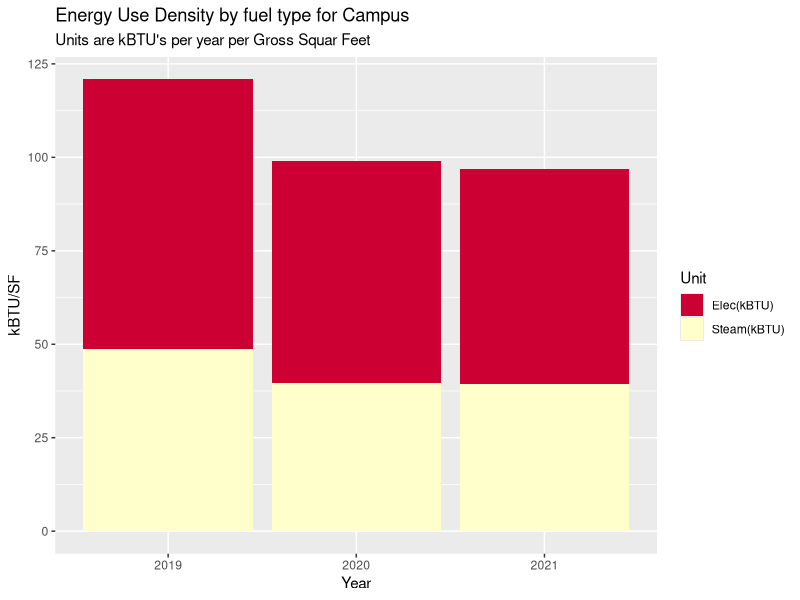
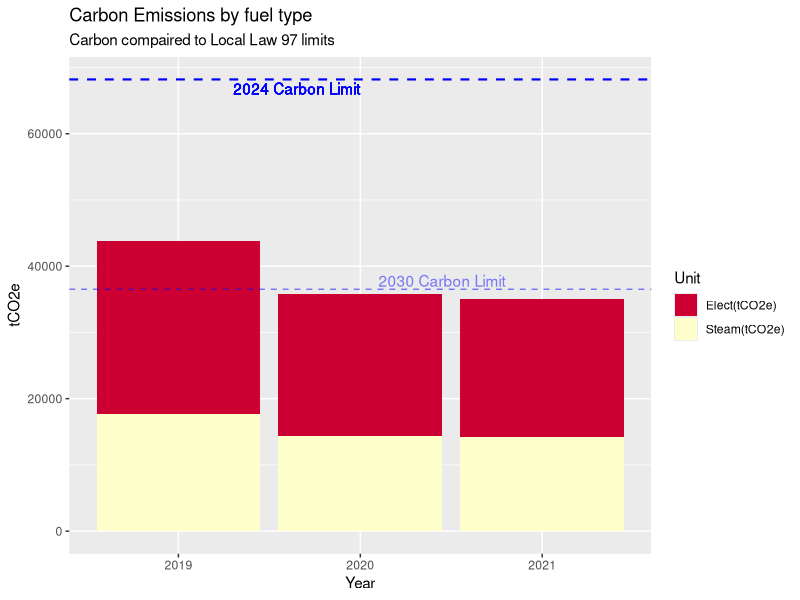
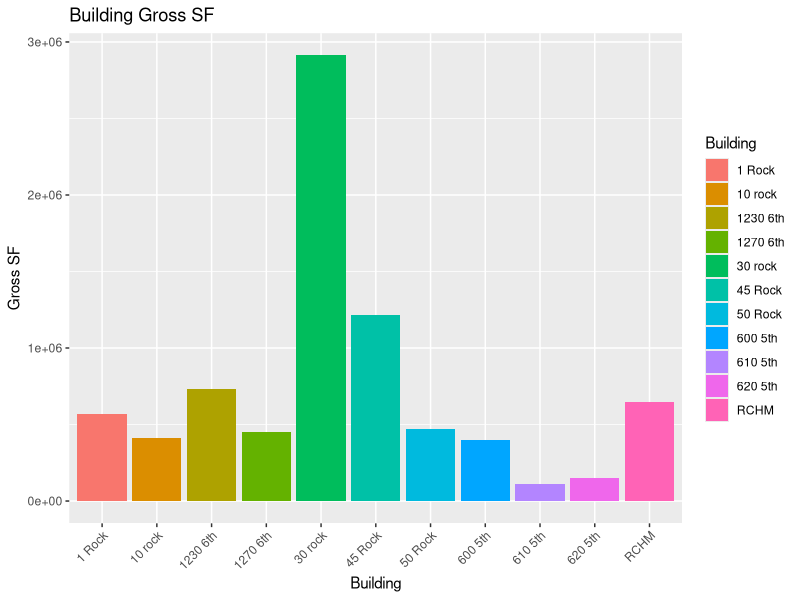
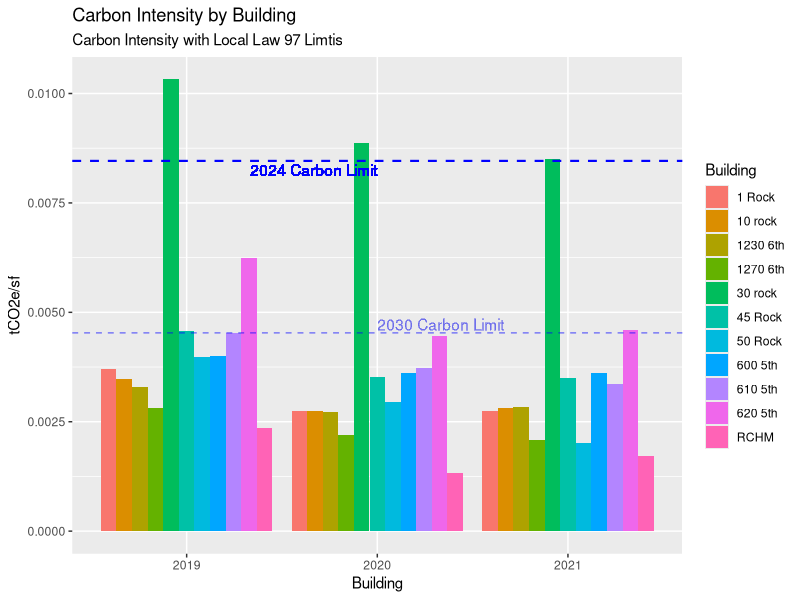

Write the R code that produced these figures, in order. (Note: this script raises an error after producing the figures.)
## ---- chunk 1

# Load packages 
my_packages <- c("tidyverse", "vroom" , "janitor" , "glue" , "tsibble" , "tidytext","lubridate", "fable", "tsibbledata", "ggplot2", "forecast", "tseries", "rio", "zoo", "readxl", "tsibbledata", "knitr", "formattable", "scales", "kable", "kableExtra")   

invisible( lapply(my_packages, require, character.only = TRUE))

#Set up environment 
place <- "Home"  #Where are we working today. 
# place <- "work"

if (place == "Home"){setwd("C:/Users/paulr/Documents/R/RockCenterEnergyAnalysis")} else {setwd("C:/Users/prode/Documents/R/RockCenterEnergyAnalysis")}

if (!file.exists("data")) { dir.create("data")}

rm(place, my_packages ) #Clean up

options(dplyr.summarise.inform = FALSE)  # Suppress textin Knit printout. 



# Read in data

'ElecCF24' <- 0.000288962  #2024 Carbon Value
'SteamCF24' <- 0.00004493 #2024 Carbon Value
'ElecCF30' <- 0.000288962 * 0.7  #2030 Carbon Value
'SteamCF30' <- 0.00004493 * 0.7 #2024 Carbon Value
'IntensityLimit24' <- 0.00846 #2024 Limit
'IntensityLimit30' <- 0.00453 #2030 Limit

SteamData <- read_excel("data/Energy_Data_for_Net_Zero_Study.xlsx", sheet = "Sheet1", range = "B2:G11" , col_names = TRUE, na = "NA", col_types = NULL ) %>%  select(-5,-6)

ElectricData <- read_excel("data/Energy_Data_for_Net_Zero_Study.xlsx", sheet = "Sheet1", range = "B13:G23" , col_names = TRUE, na = "NA", col_types = NULL ) %>% select(-5,-6)



################################
# New Rules Source Excel Sheet #
RCEnergy_2 <- read_excel("data/LL97 Fines Rock Center - new rules.xlsx", sheet = "LL97 Fines", range = "A3:J14", col_names = TRUE, na = "NA", col_types = NULL)

Utilitydata_2 <- select(RCEnergy_2, "Building", "2019 kwh", "2020 kwh", "2021 kwh", "2019 mlbs", "2020 mlbs", "2021 mlbs", sqft)
colnames(Utilitydata_2) <- c("Building", "2019 kwh", "2020 kwh", "2021 kwh", "2019 mlbs", "2020 mlbs", "2021 mlbs", "Gross Floor Area")


################################

ElectricData %>% filter(Building == '1 Rock' | Building == '600 5th') %>% 
  select( -Building) %>% 
  summarise_each(funs(sum)) %>% 
  mutate(Building = "1 Rock and 600 5th") %>% 
  select(4,1,2,3) %>% rbind(ElectricData) %>% 
  filter(Building != '1 Rock' & Building != '600 5th') -> ElectricData

BuildingGSF <- read_excel("data/Energy_Data_for_Net_Zero_Study.xlsx", sheet = "Sheet1", range = "B28:C39" , col_names = TRUE, na = "NA", col_types = NULL ) %>% 
  filter(Building != '1 Rock' & Building != '600 5th')

UtilityData <- left_join(ElectricData, SteamData, by="Building") %>% left_join(BuildingGSF, by="Building")
UtilityData[is.na(UtilityData)] <- 0


# Adding NBC Electric
  All_Data <- read_excel("data/LL97 Fines Rock Center.xlsx", sheet = "NBC Energy", range = "B1:D64" , col_names = TRUE, na = "Not Available", col_types = c("guess", "guess", "numeric") ) %>% mutate(across(contains('Date'), ymd)) %>% select("Start Date", "kwh")
colnames(All_Data) <- c("Date",  "kwh")
All_Data %>% 
  group_by(year(Date)) %>% 
  summarise("Elect" = sum(kwh)) -> All_Data
colnames(All_Data) <- c("Date", "Elect")
All_Data %>% 
  filter(Date == 2019 | Date == 2020 | Date == 2021 ) -> All_Data
UtilityData[4,2] <- UtilityData[4,2] + All_Data[1,2]
UtilityData[4,3] <- UtilityData[4,3] + All_Data[2,2]
UtilityData[4,4] <- UtilityData[4,4] + All_Data[3,2]

################################
# Add Utility Data back in here
################################
UtilityData <- Utilitydata_2



#Campus EUI for each year 
UtilityData1 <- UtilityData 
apply(UtilityData1[2:4], 2, function(row) row * 3.4121 ) -> UtilityData1[2:4]
apply(UtilityData1[5:7], 2, function(row) row * 1194) -> UtilityData1[5:7]
UtilityData1 %>% select(`2019 kwh`, `2020 kwh`, `2021 kwh`, `2019 mlbs`, `2020 mlbs`, `2021 mlbs`, `Gross Floor Area`) %>%
summarise_each(funs(sum)) -> UtilityData1
    TotalFlArea <- UtilityData1$`Gross Floor Area`
    UtilityData1 %>% 
      select(-`Gross Floor Area`) %>% 
  gather(key = "Item", value = "Value") -> UtilityData1
  cbind(UtilityData1, str_split_fixed(UtilityData1$Item, " ", n=2)) %>% 
  select(-"Item") -> UtilityData1 
  colnames(UtilityData1)  <-  c("Value", "Year", "Unit") 
  apply(UtilityData1[3], 1, function(x) {ifelse(x == "kwh", "Elec(kBTU)", "Steam(kBTU)")}) -> UtilityData1[3]
  

  # Make an EUI plot with kBTU vales for both  electric and steam  
UtilityData2 <- UtilityData1
apply(UtilityData2[1], 1, function(row) row / TotalFlArea ) -> UtilityData2[1]
UtilityData2 %>% 
  ggplot(aes(x = Year, y = Value, fill = Unit)) +
  geom_bar(stat = "identity", position = "stack") +
  labs( title = "Energy Use Density by fuel type for Campus",
        subtitle = "Units are kBTU's per year per Gross Squar Feet") +
  xlab("Year") +
  ylab("kBTU/SF") +
  scale_fill_manual(values = c("#CC0033", "#FFFFCC"))


 ### Delta's ###
  UtilityData2 %>%
    group_by(Year) %>% 
    summarise("AnnuValues" = sum(Value)) %>% 
    mutate("BaseYear" = max(AnnuValues)) %>% 
    mutate("Delta" = AnnuValues/BaseYear) -> CampusDelta
  CampusDelta[4] <- sapply(CampusDelta[4], function(x) percent(x, accuracy=1))
## ---- chunk 2

#Make a Carbon table in the dataframe UtilityData1
UtilityData3 <- UtilityData1
  apply(UtilityData3[3], 1, function(x) {ifelse(x == "Elec(kBTU)", "Elect(tCO2e)", "Steam(tCO2e)")}) -> UtilityData3[3]
  
  
  UtilityData3 %>% 
  mutate(Carbon = ifelse(Unit == "Elec(kBTU)", Value * ElecCF24 / 3.4121, Value * SteamCF24)) %>% ggplot(aes(x = Year, y = Carbon, fill = Unit)) +
  geom_bar(stat = "identity", position = "stack") +
  labs( title = "Carbon Emissions by fuel type",
        subtitle = "Carbon compaired to Local Law 97 limits") +
  labs(x = "Year", y = "tCO2e") +
  #guides(fill = FALSE) +
  geom_hline(aes(yintercept = TotalFlArea * IntensityLimit24), color = "blue", linetype = "dashed", size = 0.75) +
  geom_text(aes(x = 2, y = TotalFlArea * IntensityLimit24, label = "2024 Carbon Limit"), hjust = 1, vjust = 1.25 , color = "blue") +
  geom_hline(aes(yintercept = TotalFlArea * IntensityLimit30), linetype = "dashed", color = "blue", size = 0.5, alpha = 0.5) +
  geom_text(aes(x = 2.1, y = TotalFlArea * IntensityLimit30, label = "2030 Carbon Limit", alpha = 0.1), hjust = 0, vjust = -.2 , color = "blue", alpha = 0.1) +
  scale_fill_manual(values = c("#CC0033", "#FFFFCC"))
  
## ---- chunk 3

#Plot Carbon Intensities versus LL97 Limits 
UtilityData1 <- UtilityData 
#apply(UtilityData1[2:4], 2, function(row) row * 3.4121 ) -> UtilityData1[2:4]
apply(UtilityData1[5:7], 2, function(row) row * 1194) -> UtilityData1[5:7]
UtilityData1[2:7]/UtilityData1$`Gross Floor Area` -> UtilityData1[2:7]
colnames(UtilityData1) <- c("Building", "2019 kwh", "2020 kwh", "2021 kwh", "2019 kBTUs", "2020 kBTUs", "2021 kBTUs", "Gross Floor Area")

UtilityData1 %>% select("Building", "2019 kwh", "2020 kwh", "2021 kwh", "2019 kBTUs", "2020 kBTUs", "2021 kBTUs") -> UtilityData1

UtilityData1 %>% 
  gather(key = "Item", value = "Value", -"Building") -> UtilityData1
  cbind(UtilityData1, str_split_fixed(UtilityData1$Item, " ", n=2)) %>% 
  select(-"Item") -> UtilityData1 
  colnames(UtilityData1)  <-  c("Building", "Value", "Year", "Unit") 
  UtilityData1 %>% 
    mutate("Carbon/SF" = ifelse(Unit == "kwh", Value * ElecCF24, Value * SteamCF24)) %>% 
    select(Building, Year, Unit, `Carbon/SF`) %>% 
    mutate("Carbon" = "tCO2e") -> UtilityData1
  
  UtilityData %>%   
ggplot(aes(x = Building, y = `Gross Floor Area`, fill = Building)) +
  geom_bar(stat = "identity", position = "dodge") +
  labs( title = "Building Gross SF") +
  labs(x = "Building", y = "Gross SF") +
  theme(axis.text.x = element_text (angle = 45, vjust = 1, hjust=1)) 


UtilityData1 %>%   
ggplot(aes(x = Year, y = `Carbon/SF`, fill = Building, group = Building)) +
  geom_bar(stat = "identity", position = "dodge") +
  labs( title = "Carbon Intensity by Building",
        subtitle = "Carbon Intensity with Local Law 97 Limtis") +
  labs(x = "Building", y = "tCO2e/sf") +
  geom_hline(aes(yintercept = IntensityLimit24), color = "blue", linetype = "dashed", size = 0.75) +
  geom_text(aes(x = 2, y = IntensityLimit24, label = "2024 Carbon Limit"), hjust = 1, vjust = 1.25 , color = "blue") +
  geom_hline(aes(yintercept = IntensityLimit30), linetype = "dashed", color = "blue", size = 0.5, alpha = 0.5) +
  geom_text(aes(x = 2, y = IntensityLimit30, label = "2030 Carbon Limit"), hjust = 0, vjust = -.2 , color = "blue", alpha = 0.01) 
  

CarbonLimits <- data.frame(Year = 2019:2021, IntensityLimit24 = 0.00846, IntensityLimit30 = 0.00453)
CarbonLimits$Year <- as.character(CarbonLimits$Year)
## ---- chunk 4


###### Making table for penalties ######
UtilityData1 %>% 
  left_join(BuildingGSF) %>% 
  left_join(CarbonLimits) %>% 
  mutate('tCO2e' = IntensityLimit24 - `Carbon/SF`) -> UtilityDataT

UtilityDataT %>% 
  mutate("Penality" = ifelse(tCO2e > 0, 0, (268 * tCO2e * UtilityDataT$`Gross Floor Area`))) -> UtilityDataT

UtilityDataT %>% 
  filter(Year == 2019) %>% 
  select(-Year, -Unit, -Carbon, -IntensityLimit30, -IntensityLimit24) %>% 
  group_by(Building) %>% 
  summarise( "CarbonPSF" = sum(`Carbon/SF`), "tCO2e" = sum(`tCO2e`), "Penalty" = sum(Penality))  -> UtilityDataT2


# Tabe 
UtilityDataT2 %>% 
  adorn_totals(where = "row", fill = "-", na.rm = TRUE, name = "Total") %>% 
kable( format = "html", col.names = c("Building", "Carbon/GSF", "Total Carbon", "Net Penanity"), align = "lllc", caption = "<center><strong><strong>Penality Tabulation</strong></strong></center>", digits = getOption("digits"), booktabs = T ) %>% 
kable_styling(bootstrap_options = "striped",full_width = F)



## ---- chunk 5

#1 Electric kWh
ElectricData %>% select(Building, `2019 kwh`, `2020 kwh`, `2021 kwh`) %>% 
  gather(key = "Item", value = "Value", -Building) %>%
  ggplot(aes(x = Building, y = Value, fill = Item, group = Item)) +
  labs( title = "Annual Electric by Building",
        subtitle = "2019 and Covid years", x = "Building", y = "kWh") +
  theme(axis.text.x = element_text (angle = 45, vjust = 1, hjust=1)) +
  geom_bar(stat = "identity", position = "dodge")
## ---- chunk 6
#2 Electric kWh per GSF 
UtilityData1 <- UtilityData
apply(UtilityData1[2:7], 2, function(row) row / UtilityData1$`Gross Floor Area`) -> UtilityData1[2:7]
UtilityData1 %>% select(Building, `2019 kwh`, `2020 kwh`, `2021 kwh`) %>% 
  gather(key = "Item", value = "Value", -Building) %>% 
  ggplot(aes(x = Building, y = Value, fill = Item, group = Item)) +
  labs( title = "Annual Electric per Gross Squar Foot by Building",
        subtitle = "2019 and Covid years", x = "Building", y = "kWh/GSF") +
  theme(axis.text.x = element_text (angle = 45, vjust = 1, hjust=1)) +
  geom_bar(stat = "identity", position = "dodge")
## ---- chunk 7

#3 percent kWh reductions relative to 2019 
UtilityData1 <- UtilityData
apply(UtilityData1[2:7], 2, function(row) row / UtilityData1$`Gross Floor Area`) -> UtilityData1[2:7]
apply(UtilityData1[2:4], 2, function(row) row / UtilityData1$`2019 kwh`) -> UtilityData1[2:4]
UtilityData1 %>% select(Building, `2019 kwh`, `2020 kwh`, `2021 kwh`) %>% 
  gather(key = "Item", value = "Value", -Building) %>% 
  ggplot(aes(x = Building, y = Value, fill = Item, group = Item)) + 
  labs( title = "Percent of 2019 Electrical Consumption by Building",
        subtitle = "2019 Electric versys Covid years", x = "Building", y = "kWh/GSF % of 2019") +
  theme(axis.text.x = element_text (angle = 45, vjust = 1, hjust=1)) +
  geom_bar(stat = "identity", position = "dodge")
## ---- chunk 8
# 4 Steam mlb 
SteamData %>% select(Building, `2019 mlbs`, `2020 mlbs`, `2021 mlbs`) %>% 
  gather(key = "Item", value = "Value", -Building) %>%
  ggplot(aes(x = Building, y = Value, fill = Item, group = Item)) +
  labs( title = "Steam Comsumption ",
        subtitle = "Steam comsumption in mLB per year and building", x = "Building", y = "Mlb") +
  theme(axis.text.x = element_text (angle = 45, vjust = 1, hjust=1)) +
  geom_bar(stat = "identity", position = "dodge")

## ---- chunk 9

#5 steam mlb per gsf 
UtilityData1 <- UtilityData
apply(UtilityData1[2:7], 2, function(row) row / UtilityData1$`Gross Floor Area`) -> UtilityData1[2:7]
UtilityData1 %>% select(Building, `2019 mlbs`, `2020 mlbs`, `2021 mlbs`) %>% 
  gather(key = "Item", value = "Value", -Building) %>% 
  ggplot(aes(x = Building, y = Value, fill = Item, group = Item)) +
  labs( title = "Steam Comsumption per GSF ",
        subtitle = "Steam comsumption in mLB per GSF year and building", x = "Building", y = "Mlb/GSF") +
  theme(axis.text.x = element_text (angle = 45, vjust = 1, hjust=1)) +
  geom_bar(stat = "identity", position = "dodge")
  
## ---- chunk 10

#6 percent down from 2019
UtilityData1 <- UtilityData
apply(UtilityData1[2:7], 2, function(row) row / UtilityData1$`Gross Floor Area`) -> UtilityData1[2:7]
apply(UtilityData1[5:7], 2, function(row) row / UtilityData1$`2019 mlbs`) -> UtilityData1[5:7]
UtilityData1 %>% select(Building, `2019 mlbs`, `2020 mlbs`, `2021 mlbs`) %>% 
  gather(key = "Item", value = "Value", -Building) %>% 
  ggplot(aes(x = Building, y = Value, fill = Item, group = Item)) +
  labs( title = "Percent of 2019 Steam Consumption by Building ",
        subtitle = "2019 Steam versys Covid years", x = "Building", y = "Mlb/GSF % of 2019") +
  theme(axis.text.x = element_text (angle = 45, vjust = 1, hjust=1)) +
  geom_bar(stat = "identity", position = "dodge")

## ---- chunk 11


EPA_data <- read_excel("data/EPA_Annual_Energy_Use_By_Meter.xlsx", range = "A6:BB155" , col_names = FALSE, na = "NA", col_types = NULL )

EPA_data <- read_excel("data/EPA_Annual_Energy_Use_By_Meter.xlsx", skip = 4)




Turnstile_data <- read.csv("data/RC_Occunpancy_Data_Details_data.csv") %>% 
  select(Property, Date, Total.Entrants)

Turnstile_data$Date <- mdy(Turnstile_data$Date)

Turnstile_data %>%   
group_by(Property, "Year" = year(Date)) %>%  #"Month" = month(Date)) %>% 
  summarise(Population = sum(Total.Entrants)) -> Turnstile_data1
Turnstile_data1$Year <- as.factor(Turnstile_data1$Year)

Turnstile_data1 %>% 
  ggplot(aes(x = Property, y = Population, group = Year, fill = Year)) +
   labs( title = "Turnstyle Counts by Month",
        subtitle = "Morning Counts", x = "Building", y = "Entrants") +
  theme(axis.text.x = element_text (angle = 45, vjust = 1, hjust=1)) +
  geom_bar(stat = "identity", position = "dodge")
  




Turnstile_data %>%   
group_by("Year" = year(Date)) %>%   
  summarise(Population = sum(Total.Entrants)) -> Turnstile_data2
Turnstile_data2$Year <- as.factor(Turnstile_data2$Year)


  
